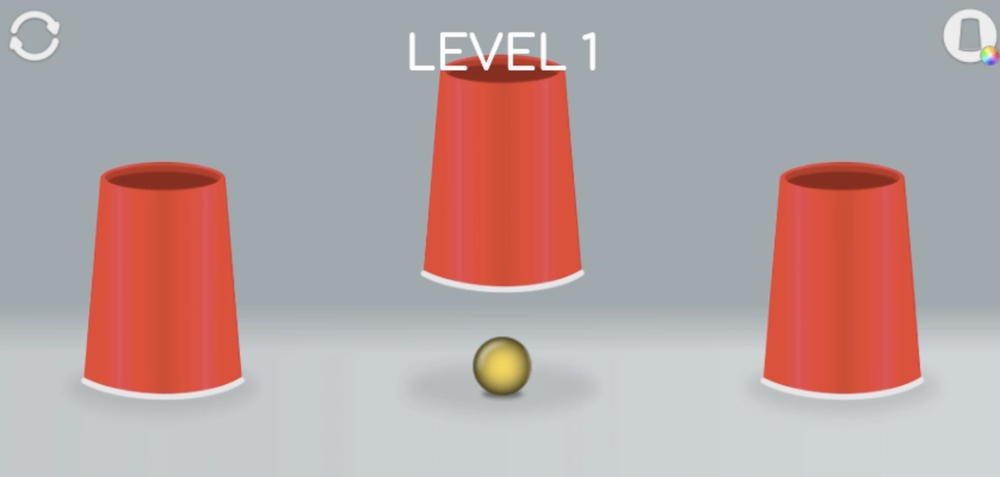
#> input picture data/cups_initial.png, 1000 x 477 px, shrunk from 1676 x 800 before the run
$ python opencv_segmentation.py
#> lines starting #> are read from the running program, lines starting #| are printed output that depends on the picture; after the words box and inside, x2 and y2 are one past the last pixel; in counts of white or black regions, pixels touching at a corner belong together
import cv2
import numpy as np
from scipy.spatial.distance import euclidean

def find_largest_circle_and_closest_object(image_path):
#> called with image_path = 'data/cups_initial.png'
    def find_largest_circle(contours):
        largest_circle = None
        max_radius = 0
        largest_index = -1
        for index, contour in enumerate(contours):
            (x, y), radius = cv2.minEnclosingCircle(contour)
            circularity = 4 * np.pi * cv2.contourArea(contour) / (cv2.arcLength(contour, True) ** 2)
            if radius > max_radius and circularity > 0.8:
                largest_circle = ((int(x), int(y)), int(radius))
                max_radius = radius
                largest_index = index
        return largest_circle, largest_index

    def find_closest_object(bounding_boxes, target_center):
        closest = None
        min_distance = float('inf')
        for box in bounding_boxes:
            box_center = (box[0] + box[2] // 2, box[1] + box[3] // 2)
            dist = euclidean(box_center, target_center)
            if dist < min_distance:
                min_distance = dist
                closest = box
        return closest

    # Read and process the image
    img = cv2.imread(image_path)
#> img is the input picture: shape (477, 1000, 3); mean B, G, R 160.5, 161.8, 181.9
    gray = cv2.cvtColor(img, cv2.COLOR_BGR2GRAY)
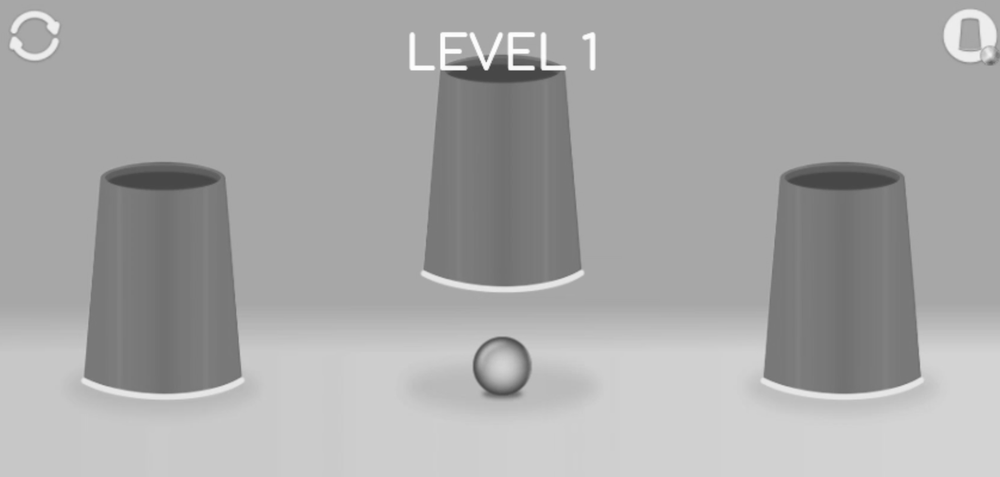
#> gray: shape (477, 1000); min 63, max 255, mean 167.8
    blurred = cv2.GaussianBlur(gray, (5, 5), 0)
    _, thresh = cv2.threshold(blurred, 0, 255, cv2.THRESH_BINARY_INV + cv2.THRESH_OTSU)
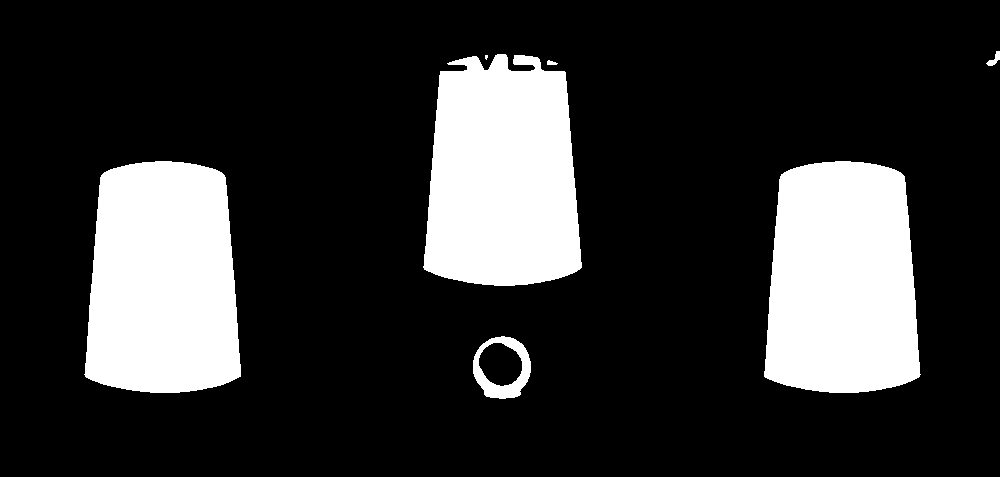
#> thresh: shape (477, 1000); 20% white; 7 white regions (1 under 20 px)
    contours, _ = cv2.findContours(thresh, cv2.RETR_EXTERNAL, cv2.CHAIN_APPROX_SIMPLE)
#> contours = 7 contours, 1 with area under 20; largest, box (x1, y1, x2, y2) and area: (84, 161, 241, 393) 31211, (764, 161, 921, 393) 31188, (423, 54, 582, 286) 30488, (473, 336, 531, 399) 2797, (986, 51, 1000, 66) 72, (547, 60, 558, 65) 26

    # Find the largest circle
    largest_circle, index = find_largest_circle(contours)
#> the loop in find_largest_circle, `for index, contour in enumerate(contours):` made 7 passes
#> (x, y, radius, circularity, largest_circle, max_radius, largest_index) on pass 1: (501.7, 368, 32.09, 0.857, ((501, 367), 32), 32.09, 0)
#> (x, y, radius, circularity) on passes 2 to 7: (841.5, 280.4, 123.2, 0.758), (162.4, 280.3, 123.2, 0.759), (551.9, 62.5, 5.12, 0.51), (486, 56.88, 2.13, 0.643), (501.5, 173.4, 123.1, 0.527), (993.2, 57.78, 8.91, 0.423)
#> after the loop in find_largest_circle, `for index, contour in enumerate(contours):`: largest_index = 0; max_radius = 32.09
#> largest_circle = ((501, 367), 32); index = 0

    if largest_circle:
        # Remove the largest circle from contours
        contours = [contour for i, contour in enumerate(contours) if i != index]
#> contours = 6 contours, 1 with area under 20; largest, box (x1, y1, x2, y2) and area: (84, 161, 241, 393) 31211, (764, 161, 921, 393) 31188, (423, 54, 582, 286) 30488, (986, 51, 1000, 66) 72, (547, 60, 558, 65) 26

        # Find bounding boxes for remaining contours
        bounding_boxes = [cv2.boundingRect(contour) for contour in contours]
#> bounding_boxes = [(764, 161, 157, 232), (84, 161, 157, 232), (547, 60, 11, 5), (485, 55, 3, 5), (423, 54, 159, 232), (986, 51, 14, 15)]

        # Find the closest object
        closest_object = find_closest_object(bounding_boxes, largest_circle[0])
#> the loop in find_closest_object, `for box in bounding_boxes:` made 6 passes
#> (box_center, dist, min_distance, closest) on passes 1, 2, 3, 5: ((842, 277), 352.7, 352.7, (764, 161, 157, 232)), ((162, 277), 350.7, 350.7, (84, 161, 157, 232)), ((552, 62), 309.2, 309.2, (547, 60, 11, 5)), ((502, 170), 197, 197, (423, 54, 159, 232))
#> (box, box_center, dist) on passes 4, 6: ((485, 55, 3, 5), (486, 57), 310.4), ((986, 51, 14, 15), (993, 58), 581)
#> after the loop in find_closest_object, `for box in bounding_boxes:`: min_distance = 197
#> closest_object = (423, 54, 159, 232)

        return largest_circle, closest_object
    else:
        return None, None

# Usage
image_path = 'data/cups_initial.png'
largest_circle, closest_object = find_largest_circle_and_closest_object(image_path)
#> largest_circle = ((501, 367), 32); closest_object = (423, 54, 159, 232)

if largest_circle and closest_object:
    # Visualization (optional)
    img = cv2.imread(image_path)
    result = img.copy()

    # Draw the largest circle
    cv2.circle(result, largest_circle[0], largest_circle[1], (0, 0, 255), 2)

    # Draw the closest object
    cv2.rectangle(result, (closest_object[0], closest_object[1]),
                  (closest_object[0] + closest_object[2], closest_object[1] + closest_object[3]),
                  (255, 0, 0), 2)

    # Draw a line between them
    closest_center = (closest_object[0] + closest_object[2] // 2,
                      closest_object[1] + closest_object[3] // 2)
#> closest_center = (502, 170)
    cv2.line(result, largest_circle[0], closest_center, (0, 255, 0), 2)
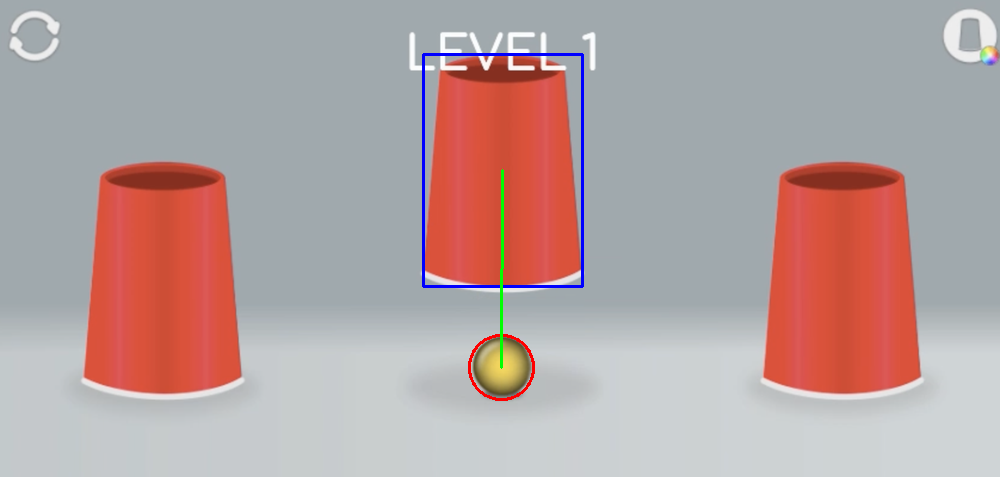
#> result: shape (477, 1000, 3); mean B, G, R 160.5, 160.9, 180.9

    cv2.imshow('Detected Objects', result)
    cv2.waitKey(0)
    cv2.imwrite('output_largest_circle_and_closest.png', result)
    cv2.destroyAllWindows()
else:
    print("No circular objects detected or no other objects found")
